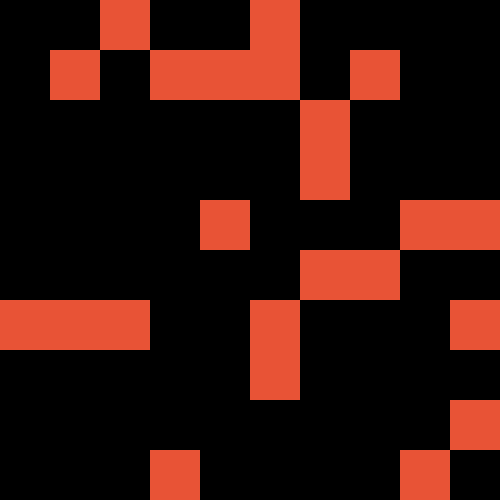
Frame 1 (no input)
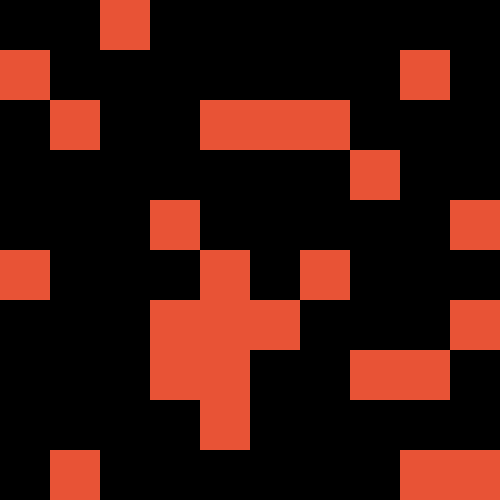
Frame 60 (no input)
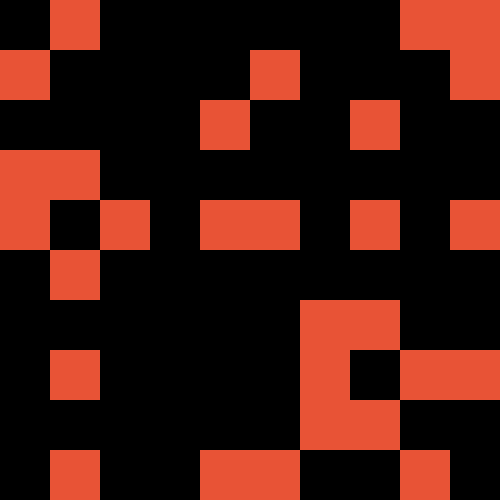
Frame 120 (the mouse pressed at the canvas centre since frame 60)

The p5.js sketch that drew these frames (run headless with seeded random() and noise() and a simulated clock; from frame 60 on, the mouse is pressed at the canvas centre):

// p5.js sketch
// ── sketch.js
var colorList = ['#e85336',
                 '#bcb957',
                 '#ce89ad',
                 '#7cbfe5'];
function setup() {
  createCanvas(500, 500);
  {  
  var index = floor(random() * colorList.length);
  //var colorHex = colorList[index];
  //fill(color(colorHex));
  }
}

function draw() {
  for(var x = 0; x < 500; x+=50)
  {
    for(var y = 0; y < 500; y+=50)
    {
      noStroke();
      
      if(random()<0.2)
{
   fill(232,83,54);
} else {
fill(0); }

      rect(x, y, 50,50);
    }
} }
